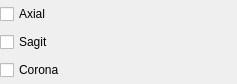
<?xml version="1.0" encoding="UTF-8"?>
<ui version="4.0">
 <class>stkSlicerSliceNodeWidget</class>
 <widget class="QWidget" name="stkSlicerSliceNodeWidget">
  <property name="geometry">
   <rect>
    <x>0</x>
    <y>0</y>
    <width>237</width>
    <height>84</height>
   </rect>
  </property>
  <property name="windowTitle">
   <string>stkSlicerSliceNodeWidget</string>
  </property>
  <layout class="QVBoxLayout" name="verticalLayout">
   <property name="spacing">
    <number>0</number>
   </property>
   <property name="margin">
    <number>0</number>
   </property>
   <item>
    <layout class="QHBoxLayout" name="horizontalLayout_2">
     <item>
      <widget class="QCheckBox" name="AxialSliceVisibileCheckBox">
       <property name="minimumSize">
        <size>
         <width>60</width>
         <height>0</height>
        </size>
       </property>
       <property name="maximumSize">
        <size>
         <width>60</width>
         <height>16777215</height>
        </size>
       </property>
       <property name="text">
        <string>Axial</string>
       </property>
      </widget>
     </item>
     <item>
      <widget class="ctkSliderWidget" name="AxialSliceSlider" native="true"/>
     </item>
    </layout>
   </item>
   <item>
    <layout class="QHBoxLayout" name="horizontalLayout_3">
     <item>
      <widget class="QCheckBox" name="SagittalSliceVisibileCheckBox">
       <property name="minimumSize">
        <size>
         <width>60</width>
         <height>0</height>
        </size>
       </property>
       <property name="maximumSize">
        <size>
         <width>60</width>
         <height>16777215</height>
        </size>
       </property>
       <property name="text">
        <string>Sagit</string>
       </property>
      </widget>
     </item>
     <item>
      <widget class="ctkSliderWidget" name="SagittalSliceSlider" native="true"/>
     </item>
    </layout>
   </item>
   <item>
    <layout class="QHBoxLayout" name="horizontalLayout_4">
     <item>
      <widget class="QCheckBox" name="CoronalSliceVisibileCheckBox">
       <property name="minimumSize">
        <size>
         <width>60</width>
         <height>0</height>
        </size>
       </property>
       <property name="maximumSize">
        <size>
         <width>60</width>
         <height>16777215</height>
        </size>
       </property>
       <property name="text">
        <string>Coronal</string>
       </property>
      </widget>
     </item>
     <item>
      <widget class="ctkSliderWidget" name="CoronalSliceSlider" native="true"/>
     </item>
    </layout>
   </item>
  </layout>
 </widget>
 <layoutdefault spacing="6" margin="11"/>
 <customwidgets>
  <customwidget>
   <class>ctkSliderWidget</class>
   <extends>QWidget</extends>
   <header>ctksliderwidget.h</header>
   <container>1</container>
  </customwidget>
 </customwidgets>
 <resources/>
 <connections/>
</ui>
